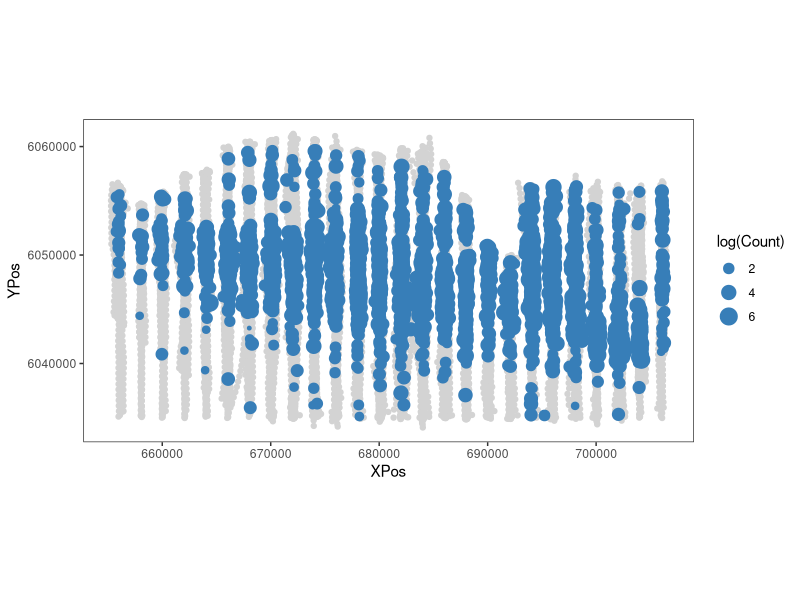
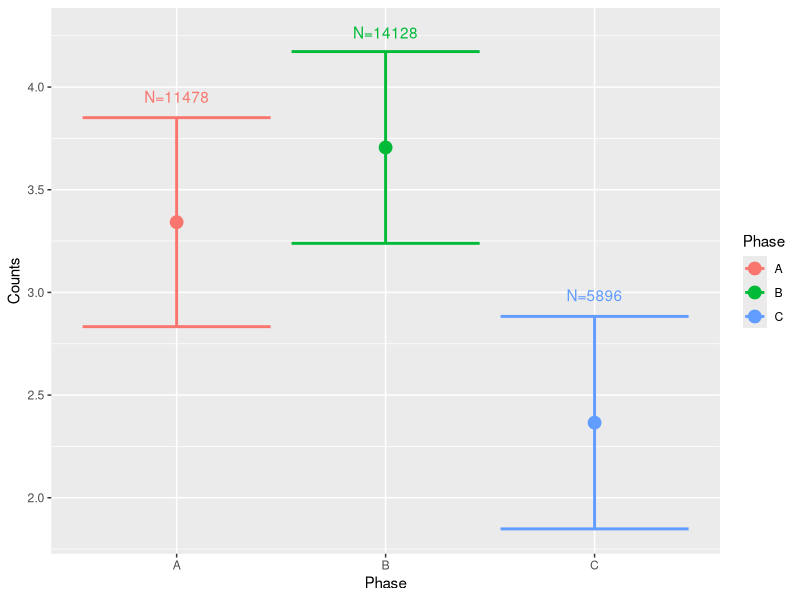
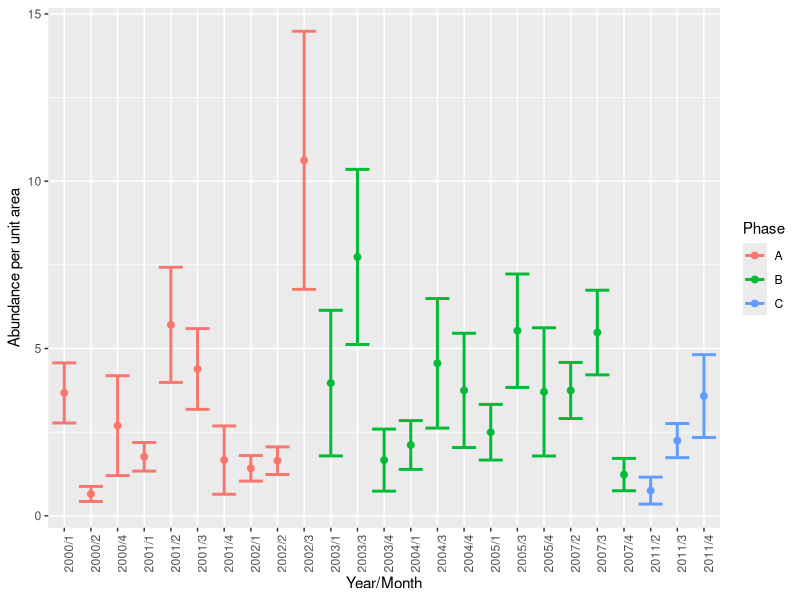
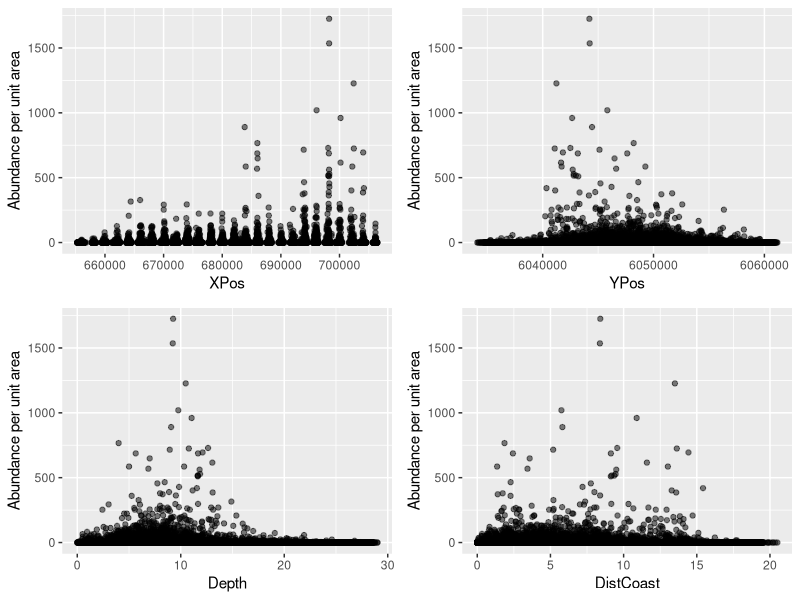
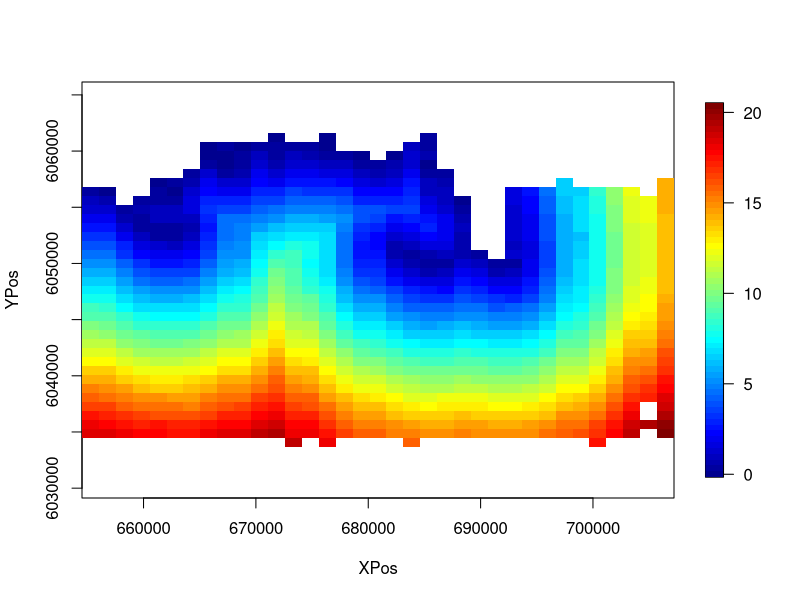

Write the R code that produced these figures, in order.
## ---- chunk 1
# Load necessary packages
library(tidyverse)
## ---- chunk 2
# Read in data
df <- read.csv("NystedFarms.csv")

head(df)
## ---- chunk 3
# Figure 2 Transect locations (grey lines) and locations with non-zero counts (blue dots). The size of the blue dots are scaled based on the associated count at each location and are shown along the transects.
ggplot() + 
  geom_point(aes(x=XPos, y=YPos), 
             colour='lightgrey', data=df) +
  geom_point(aes(x=XPos, y=YPos, size=log(Count)), 
             colour="#377eb8", data=subset(df, Count>0)) +
  theme_bw() +
  theme(panel.grid.major=element_blank(), 
        panel.grid.minor=element_blank())+
  coord_equal()
## ---- chunk 4
# Figure 3 Mean counts per unit area (with  95% CIs) across phases
# Compute CIs for each construction phase using normal approx.
alpha <- 0.05
z_alpha_2 <- abs(qnorm(alpha/2)) # z_{alpha/2}
stats <- df %>%
  group_by(Phase) %>%
  summarise(Mean=mean(Count),
            Var=var(Count),
            N=n(),
            CI=z_alpha_2*sqrt(Var/N))

# Plot mean and 95% CIs
ggplot(stats, aes(x=Phase, y=Mean, colour=Phase)) +
  geom_errorbar(aes(ymin=Mean-CI, ymax=Mean+CI), size=1) +
  geom_point(size=4) +
  geom_text(aes(x=Phase, y=Mean+1.2*CI, label=paste0('N=', N))) +
  ylab("Counts")
## ---- chunk 5
# Figure 4 Average counts per unit area (with 95% CIs) across years and months (with phases indicated).
# Compute CIs for density using normal approx.
alpha <- 0.05
z_alpha_2 <- abs(qnorm(alpha/2)) # z_{alpha/2}
stats <- df %>%
  group_by(YearMonth, Phase) %>%
  summarise(Mean=mean(Count/Area),
            Var=var(Count/Area),
            N=n(),
            CI=z_alpha_2*sqrt(Var/N))
## ---- chunk 6
# Plot mean and 95% CIs
ggplot(stats, aes(x=YearMonth, y=Mean, colour=Phase)) +
  geom_errorbar(aes(ymin=Mean-CI, ymax=Mean+CI), size=1) +
  geom_point(size=2) +
  theme(axis.text.x=element_text(angle=90)) +
  ylab("Abundance per unit area") +
  xlab("Year/Month")
## ---- chunk 7
# Figure 1.5: Scatterplots for potential model covariates and estimated densities.
# Libraries
library(gridExtra) # to arrange ggplots in a grid

# Create list of plots of density against other covariates
p <- list()
for (covariate in c("XPos", "YPos", "Depth", "DistCoast"))
{
  p[[covariate]] <- ggplot(df, aes_string(x=covariate, 
                                          y="Count/Area")) + 
    geom_point(alpha=1/2) +
    ylab("Abundance per unit area")    
}

# Arrange ggplots in a grid
grid.arrange(grobs=p)
## ---- chunk 8
# Figure 1.6: Distance from coast across the surveyed area. The colours shown in each grid cell represent the average distance from coast in that cell.
library(fields)
quilt.plot(df$XPos, df$YPos, df$DistCoast, nx=35, ny=35,
           xlab="XPos", ylab="YPos", asp=1)
